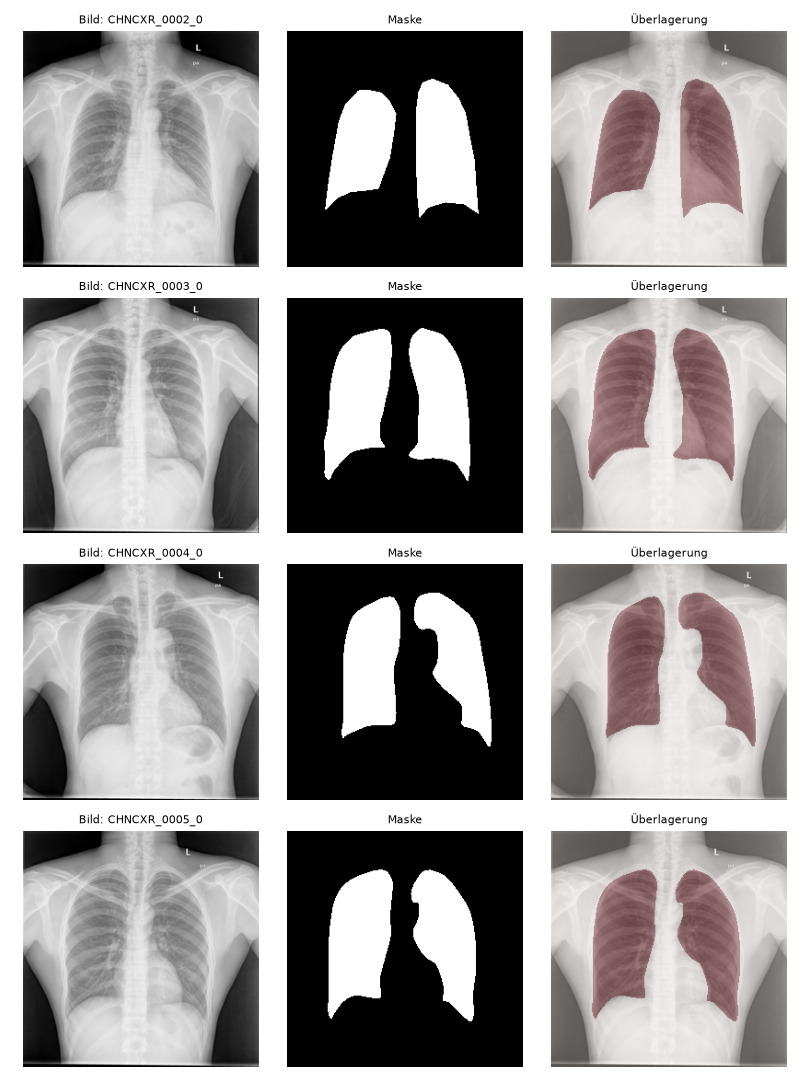
#> input picture serving/segmentation/inspect_preview.png, 810 x 1080 px, given as the content of the folder data/chest_xray_masks/test/NORMAL, which was not available
$ python eval_leak.py
#> lines starting #> are read from the running program, lines starting #| are printed output that depends on the picture; after the words box and inside, x2 and y2 are one past the last pixel; in counts of white or black regions, pixels touching at a corner belong together; pictures that were not available may be replaced by others from this repository, and a replacement may not be noted
### serving/segmentation/mask_refine.py
"""Masken-Verfeinerung gegen den klassenkorrelierten Formen-Leak (lung_area).

Motivation: Die Diagnostik hat gezeigt, dass die segmentierte Lungenfläche die
Klasse verrät (lung_area AUC ~0.255) - Pneumonie-Lungen werden untersegmentiert,
also kleiner. Diese zwei Schritte holen fehlende Fläche geometrisch zurück und
machen die Maskenfläche klassenunabhängiger:

  * KONVEXE HÜLLE je Lunge: füllt löchrige/fleckige Untersegmentierung (der
    Konsolidierungs-Fall). Nebenwirkung: kann die Herztaille links leicht
    überfüllen - deshalb gegen lung_area messen und ggf. abschalten.
  * SYMMETRIE-FÜLLUNG: fehlt eine ganze Seite stark, wird die größere Lunge an
    der Mediastinal-Achse (Mittel der beiden Schwerpunkte) gespiegelt und der
    kleinen Seite hinzugefügt - nur auf der kleinen Seite, gegen Herz-Übergriff.

Beide Schritte sind über die Flags unten einzeln schaltbar, um ihren Effekt auf
die lung_area-AUC getrennt zu prüfen (siehe segmentation/eval_leak.py).
"""

import cv2
import numpy as np
from scipy import ndimage as ndi

USE_CONVEX_HULL = False
USE_SYMMETRY = True
KEEP_FRAC = 0.05        # Komponenten >= 5 % der größten behalten (2. Lunge nicht verlieren)
RATIO_THRESH = 0.60     # Symmetrie nur, wenn kleine/große Lunge < 60 % (klare Asymmetrie)


def _clean(binary):
    """Closing -> Löcher füllen -> die (bis zu) 2 größten Komponenten behalten."""
    m = ndi.binary_closing(binary, structure=np.ones((5, 5)))
    m = ndi.binary_fill_holes(m)
    lbl, n = ndi.label(m)
    if n <= 1:
        return m.astype(bool)
    sizes = np.bincount(lbl.ravel())
    sizes[0] = 0
    order = np.argsort(sizes)[::-1]
    largest = sizes[order[0]]
    keep = [c for c in order[:2] if sizes[c] >= KEEP_FRAC * largest]
    return np.isin(lbl, keep)


def _components(binary):
    """Bis zu 2 größte Komponenten als Liste (fläche, maske, schwerpunkt_xy), abst."""
    n, lbl, stats, cent = cv2.connectedComponentsWithStats(binary.astype(np.uint8), 8)
    comps = [(stats[i, cv2.CC_STAT_AREA], lbl == i, cent[i]) for i in range(1, n)]
    comps.sort(key=lambda c: -c[0])
    return comps[:2]


# [12 lines left out: function _convex_hull_per_lung, not called in this run]


def _symmetry_fill(binary):
    """Bei starker Asymmetrie die größere Lunge an der Mediastinal-Achse spiegeln
    und der kleinen Seite hinzufügen. Nur auf der kleinen Seite (kein Herz-Übergriff)."""
    comps = _components(binary)
    if len(comps) < 2:
        return binary.astype(bool)                 # nur eine Lunge gefunden -> nicht raten
    (a_big, m_big, c_big), (a_small, _, c_small) = comps
    if a_small / max(a_big, 1) > RATIO_THRESH:
        return binary.astype(bool)                 # symmetrisch genug -> nichts tun

    H, W = binary.shape
    axis = (c_big[0] + c_small[0]) / 2.0           # Mediastinum ~ Mittel der Schwerpunkte
    ys, xs = np.where(m_big)
    xr = np.round(2 * axis - xs).astype(int)       # an der Achse spiegeln
    valid = (xr >= 0) & (xr < W)
    mirror = np.zeros(binary.shape, bool)
    mirror[ys[valid], xr[valid]] = True
    # nur auf der Seite der kleinen Lunge behalten:
    if c_small[0] < axis:
        mirror[:, int(axis):] = False
    else:
        mirror[:, :int(axis)] = False
    return binary.astype(bool) | mirror


def refine_mask(binary):
    """Vollständige Verfeinerung: säubern -> (konvexe Hülle) -> (Symmetrie)."""
    m = _clean(binary)
    if USE_CONVEX_HULL:
        m = _convex_hull_per_lung(m)
    if USE_SYMMETRY:
        m = _symmetry_fill(m)
    return m

### serving/segmentation/eval_leak.py
"""Schnelle Messung des Formen-Leaks OHNE Neutraining.

lung_area ist modellunabhängig - es hängt nur an den Masken. Deshalb prüfen wir
hier die Wirkung der Masken-Verfeinerung (mask_refine.refine_mask) auf die
lung_area-AUC, BEVOR wir v4 überhaupt neu trainieren. So iterieren wir die
Verfeinerung (Flags in mask_refine.py) in Sekunden statt in Trainingsläufen.

Vergleicht die gespeicherten Test-Masken VORHER vs. NACHHER refine_mask:
  * mittlerer Lungenflächen-Anteil je Klasse
  * AUC des Merkmals lung_area (Ziel: näher an 0.5 = weniger Leak)

Aufruf:  python -m segmentation.eval_leak
"""

import os
import glob

import numpy as np
from PIL import Image

from segmentation.mask_refine import refine_mask

MASK_DIR = "data/chest_xray_masks/test"
CLASSES = ["NORMAL", "PNEUMONIA"]


def auc(pos, neg):
    """AUC von 'pos' gegen 'neg' (Mann-Whitney-U, wie in diagnostics.py)."""
    allv = np.concatenate([pos, neg])
    ranks = allv.argsort().argsort() + 1
    u = ranks[:len(pos)].sum() - len(pos) * (len(pos) + 1) / 2
    return u / (len(pos) * len(neg))


def main():
    raw = {c: [] for c in CLASSES}
    ref = {c: [] for c in CLASSES}
    for cls in CLASSES:
        files = sorted(glob.glob(os.path.join(MASK_DIR, cls, "*.png")))
        for f in files:
            m = (np.array(Image.open(f).convert("L")) > 127).astype(np.uint8)
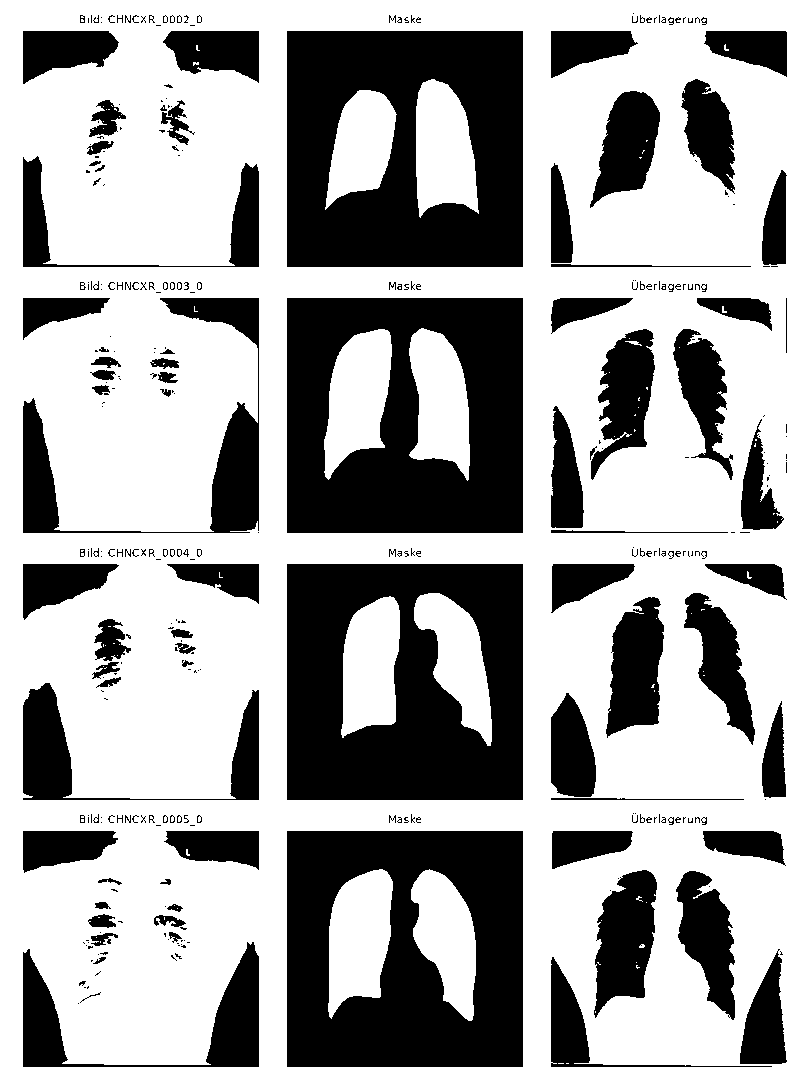
#> m: shape (1080, 810); values 0 (black) and 1 (white), 65% white; 342 black regions (223 under 20 px), largest, box (x1, y1, x2, y2) and area: (287, 31, 523, 267) 43672, (287, 564, 523, 800) 43265, (287, 831, 523, 1067) 42487
            raw[cls].append(float(m.mean()))
            ref[cls].append(float(refine_mask(m).mean()))
#> in _clean, `m = ndi.binary_closing(binary, structure=np.ones((5, 5)))`:
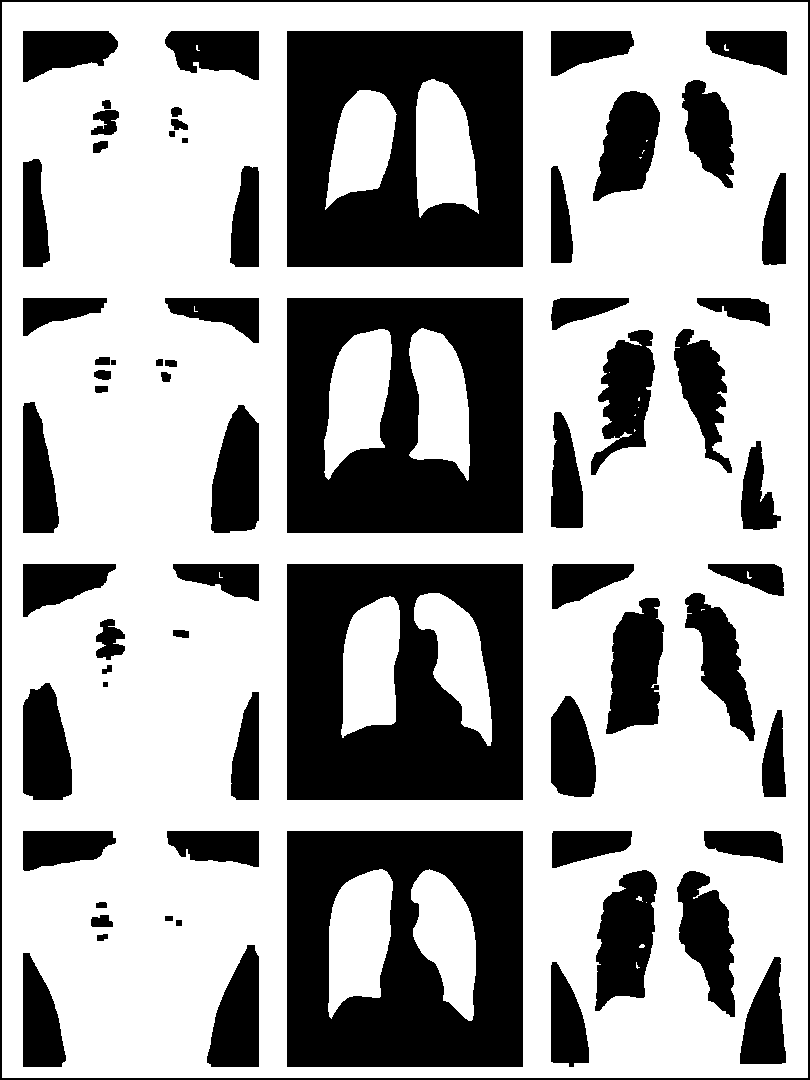
#> m: shape (1080, 810) bool; 65.1% white; 68 black regions, largest, box (x1, y1, x2, y2) and area: (287, 31, 523, 267) 43672, (287, 564, 523, 800) 43265, (287, 831, 523, 1067) 42487
#> in _clean, `m = ndi.binary_fill_holes(m)`:
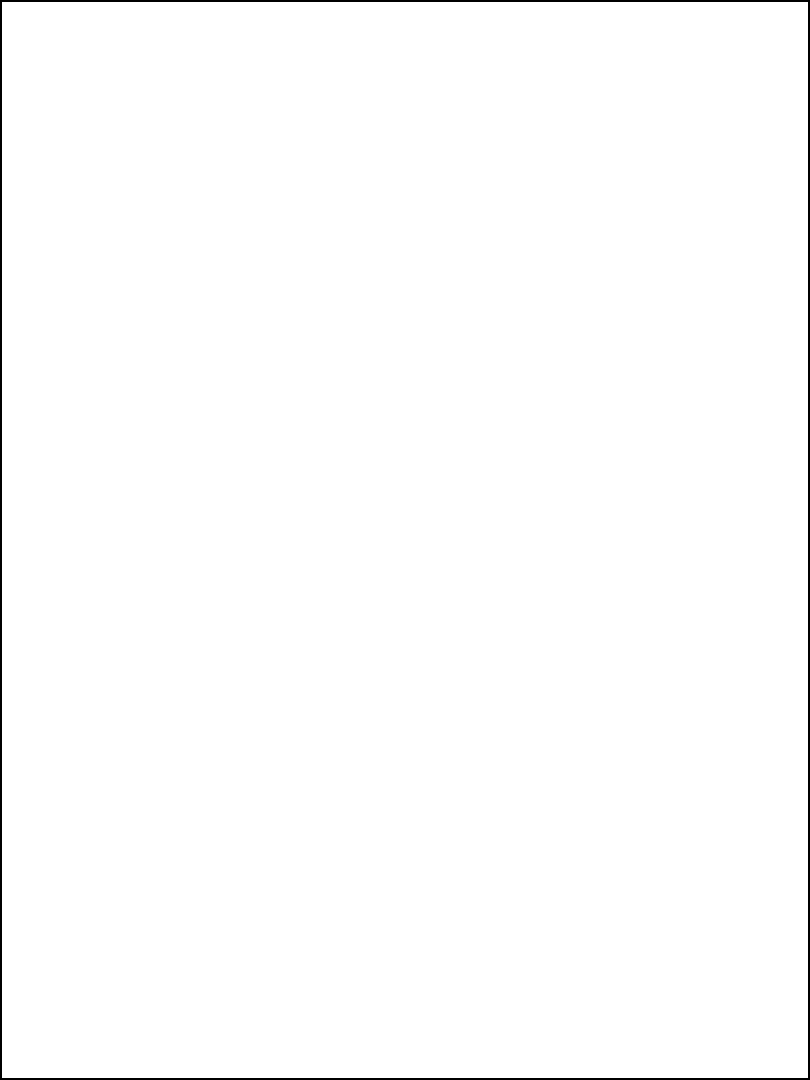
#> m: shape (1080, 810) bool; 99.1% white; 1 black region, box (x1, y1, x2, y2) and area: (0, 0, 810, 1080) 7544
#> in _clean, `lbl, n = ndi.label(m)`: n = 1
#> in _components, `n, lbl, stats, cent = cv2.connectedComponentsWithStats(binary.astype(n..`: n = 2; stats = [[0, 0, 810, 1080, 7544], [2, 2, 806, 1076, 867256]]; cent = [[404.5, 539.5], [404.5, 539.5]]
#> in _components, `comps = [(stats[i, cv2.CC_STAT_AREA], lbl == i, cent[i]) for i in rang..`: comps = 1 item
    print(f"Test-Masken: NORMAL {len(raw['NORMAL'])} | PNEUMONIA {len(raw['PNEUMONIA'])}\n")

    for name, d in [("VORHER (gespeichert)", raw), ("NACHHER (refine_mask)", ref)]:
        mn = np.mean(d["NORMAL"]); mp = np.mean(d["PNEUMONIA"])
        a = auc(np.array(d["PNEUMONIA"]), np.array(d["NORMAL"]))
        print(f"{name:<24} mean NORMAL {mn:.3f} | mean PNEU {mp:.3f} | "
              f"lung_area AUC {a:.3f} | Trennkraft {abs(a - 0.5) * 2:.3f}")

    print("\nZiel: AUC näher an 0.5 (weniger Formen-Leak). Wenn refine_mask hilft,")
    print("Masken mit  python -m segmentation.make_masks  neu erzeugen, dann v4 neu trainieren.")


if __name__ == "__main__":
    main()
